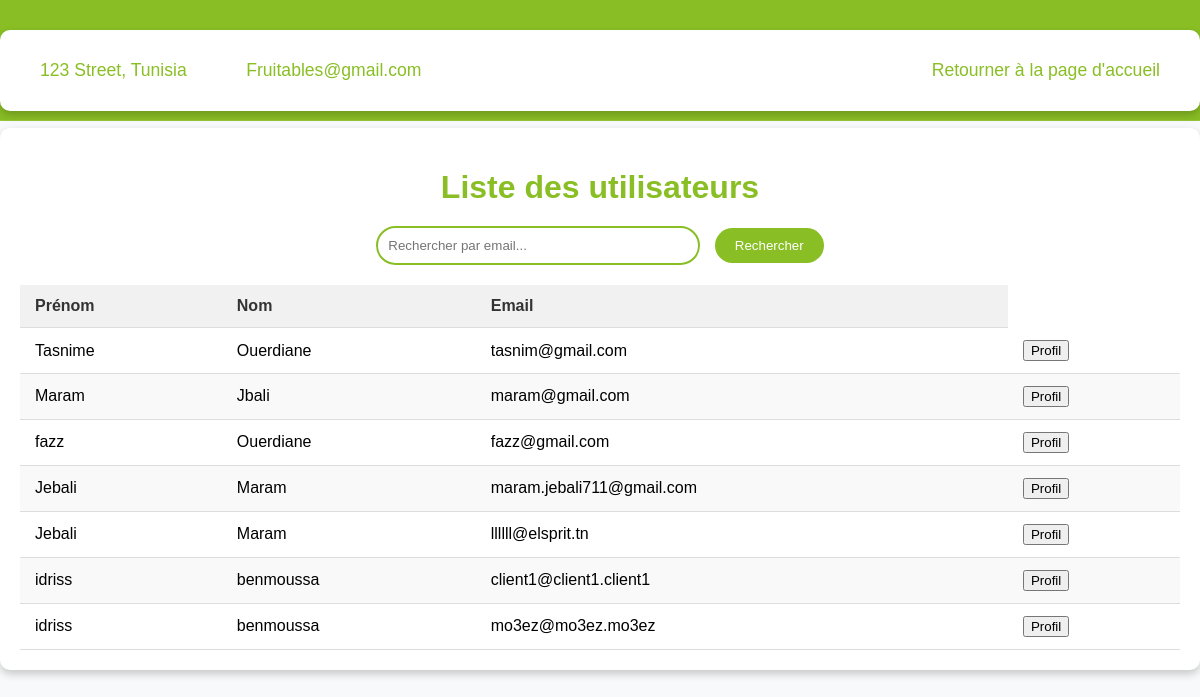
/users/list_users/, run on an earlier commit of the app's database.
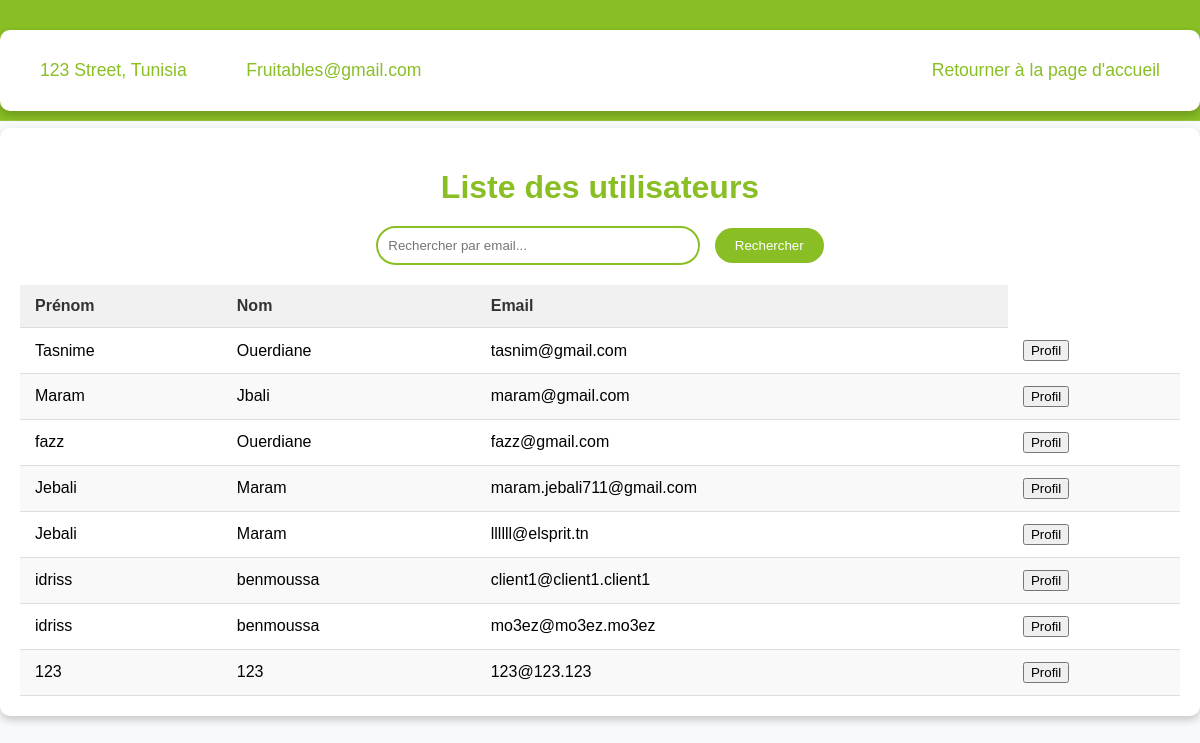
And on a later commit of the database.
### users/models.py (models this page shows, shortened)
class User(AbstractUser):
    STATUS_CHOICES = (
        ('client', 'Client'),
        ('etablissement', 'Etablissement'),
    )
    first_name = models.CharField(max_length=100)
    last_name = models.CharField(max_length=100)
    email = models.EmailField(unique=True)
    status = models.CharField(max_length=20, choices=STATUS_CHOICES)
    username = models.CharField(
        _('username'),
        max_length=150,
        unique=True,
        blank=True,
        null=True,
        help_text=_('Required. 150 characters or fewer.'),
    )
    USERNAME_FIELD = 'email'
    REQUIRED_FIELDS = ['first_name', 'last_name']

### users/views.py (the view)
# urls.py: path('list_users/', views.liste_users, name='liste_users'),
def liste_users(request):
    User = get_user_model()
    query = request.GET.get('query', '')  # Récupère la recherche de l'utilisateur
    if query:
        users = User.objects.filter(email__icontains=query)  # Filtrer les utilisateurs par email
    else:
        users = User.objects.all()  # Afficher tous les utilisateurs
    return render(request, 'users/listeusers.html', {'users': users, 'query': query})

### users/Templates/users/listeusers.html (shortened to what this page needs)
<!DOCTYPE html>
<html lang="fr">
<head>
    {% load static %}
    <link rel="stylesheet" href="{% static 'css/style.css' %}">
</head>
<body>
    <div class="navbar">
        <div class="container">
            <div class="top-info">
                <small><a href="#" class="text-white">123 Street, Tunisia</a></small>
                <small><a href="#" class="text-white">Fruitables@gmail.com</a></small>
            </div>
            <a href="{% url 'client_dashboard' %}" class="top-button">Retourner à la page d'accueil</a>
        </div>
    </div>
<br>
<br>
<br>
<br>
<br>
<br>
    <div class="container mt-5">
        <h1>Liste des utilisateurs</h1>
        <div class="search-bar">
            <form method="get" action="{% url 'liste_users' %}">
                <input type="text" name="query" placeholder="Rechercher par email..." value="{{ query }}">
                <button type="submit">Rechercher</button>
            </form>
        </div>
        {% if users.exists %}
            <table>
                <thead>
                    <tr>
                        <th>Prénom</th>
                        <th>Nom</th>
                        <th>Email</th>
                    </tr>
                </thead>
                <tbody>
                    {% for user in users %}
                        <tr>
                            <td>{{ user.first_name }}</td>
                            <td>{{ user.last_name }}</td>
                            <td>{{ user.email }}</td>
                            <td>
                                <a href="{% url 'profil_user' user.email %}">
                                    <button>Profil</button>
                                </a>
                            </td>
                        </tr>
                    {% endfor %}
                </tbody>
            </table>
        {% else %}
            <p class="no-results">Aucun utilisateur trouvé.</p>
        {% endif %}
    </div>
    </body>
</html>

### static/css/style.css (style rules this page uses)
.navbar { height: 100px; border-bottom: 1px solid rgba(255, 255, 255, .1); }

### users/Templates/users/listeusers.html (style rules this page uses)
body { font-family: Arial, sans-serif; background-color: #f8f9fa; margin: 0; padding: 0; }
.container { max-width: 1200px; margin: 20px auto; padding: 20px; background-color: #fff; border-radius: 10px; box-shadow: 0 4px 8px rgba(0, 0, 0, 0.2); }
h1 { text-align: center; color: #89be24; margin-bottom: 20px; }
.navbar { background-color: #89be24; padding: 10px 0; position: fixed; width: 100%; top: 0; z-index: 1000; }
.navbar .container { display: flex; justify-content: space-between; align-items: center; }
.navbar a { color: #89be24; font-size: 1.1rem; text-decoration: none; padding: 10px 20px; border-radius: 5px; transition: background-color 0.3s ease; }
.navbar .top-info small { color: #fff; margin-right: 15px; }
.search-bar { display: flex; justify-content: center; margin-bottom: 20px; }
.search-bar input { width: 300px; padding: 10px; border-radius: 20px; border: 2px solid #89be24; outline: none; transition: all 0.3s ease; }
.search-bar button { margin-left: 10px; padding: 10px 20px; border: none; background-color: #89be24; color: #fff; border-radius: 20px; cursor: pointer; transition: background-color 0.3s ease; }
table { width: 100%; border-collapse: collapse; margin-top: 20px; font-size: 16px; }
table th, table td { text-align: left; padding: 12px 15px; border-bottom: 1px solid #ddd; }
table th { background-color: #f1f1f1; color: #333; }
table tbody tr { transition: background-color 0.3s ease; }
table tbody tr:nth-child(even) { background-color: #f9f9f9; }

What changed in the data, as far as the page shows it:
added User: first_name "123", last_name "123", email "123@123.123"
